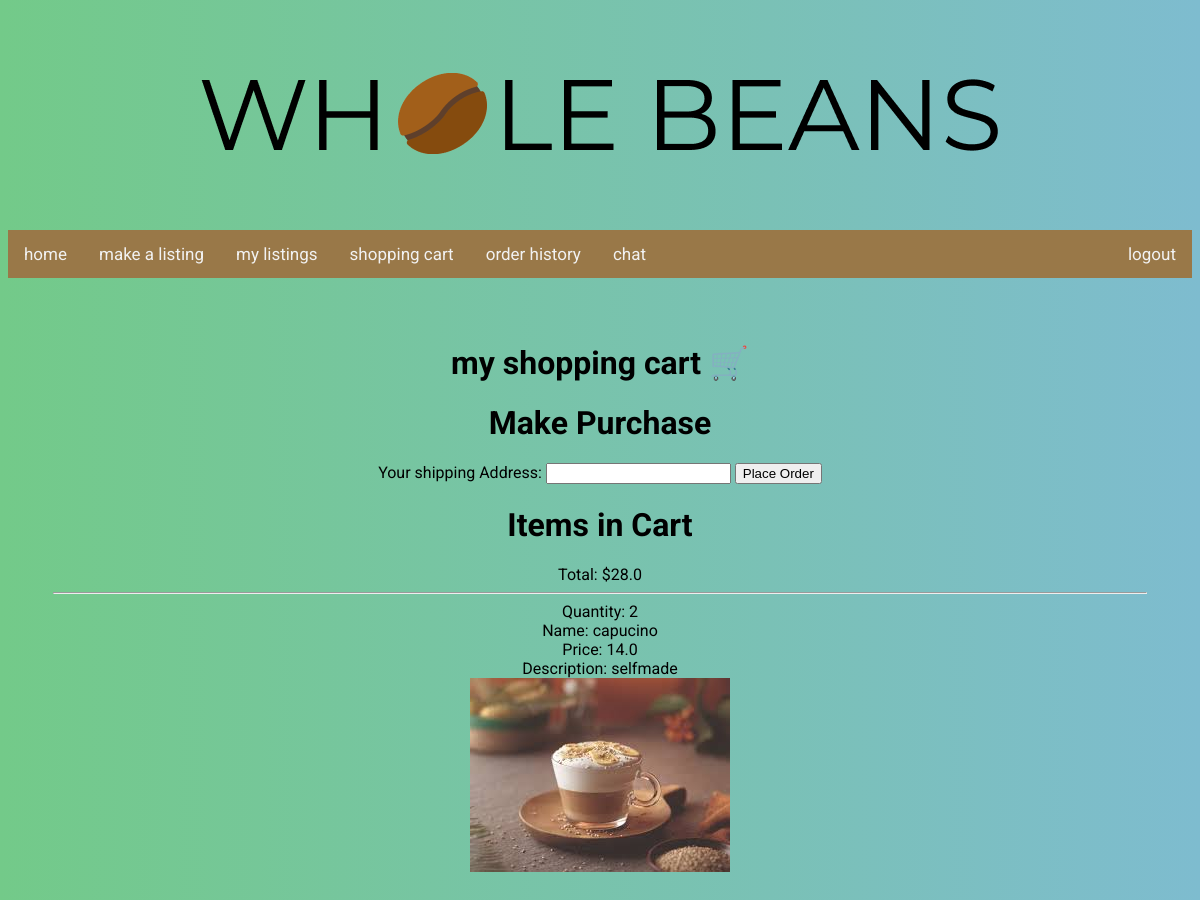
The page /myCart (signed in) on the database its author committed.
### post/models.py (models this page shows, shortened)
class OrderItem(models.Model):
    product = models.ForeignKey(Product, on_delete=models.CASCADE, null=True)
    quantity = models.IntegerField()

class Product(models.Model):
    owner = models.ForeignKey(User, on_delete=models.CASCADE)
    name = models.CharField(max_length=100)
    description = models.CharField(max_length=1000)
    price = models.FloatField()
    inventoryCount = models.IntegerField()
    time = models.DateTimeField(auto_now_add=True)
    image = models.FileField(upload_to='documents/', null=True)  # FileField stores path to file

### post/views.py (the view)
# urls.py: path('myCart', views.listAllMyCart, name='listMyCart'),
@login_required
def listAllMyCart(request):
    context = {}
    order = models.Order.objects.filter(owner=request.user)
    if not order:
        return render(request, 'post/myCart.html', context)
    order = order[0]
    cart_items = order.get_cart_items()  # list of orderItems associated to Order
    context['cartItems'] = cart_items
    context['cartSum'] = order.get_cart_total()
    context['paySum'] = order.get_cart_total() * 100
    if request.method == 'POST' and 'shipAddress' in request.POST:
        addr = escape(request.POST['shipAddress'])
        context['shipAddressReturn'] = addr + 'change'
        flag = False
        for item in cart_items:
            if item.quantity > item.product.inventoryCount:
                flag = True
        if flag:  # there was at least 1 item where the quantity in cart was > than stock
            context['stockNotEnough'] = True
            return render(request, 'post/myCart.html', context)
        else:  # all stock is safe. modify product database
            for item in cart_items:
                item.product.inventoryCount -= item.quantity
                item.product.save()
                history = models.History.objects.create(
                    owner=request.user,
                    productName=item.product.name,
                    productDescription=item.product.description,
                    productPrice=item.product.price,
                    quantity=item.quantity,
                    address=addr
                )
                item.delete()  # delete from itemOrder table
        context['purchaseSuccessful'] = True
        return render(request, 'payments/confirmation.html', context)
    else:
        return render(request, 'post/myCart.html', context)

### post/models.py (called while the page is built)
    def get_cart_items(self):
        return self.items.all()

    def get_cart_total(self):
        sumVar = 0
        for item in self.items.all():
            sumVar += item.quantity * item.product.price
        return sumVar

### post/templates/post/myCart.html (shortened to what this page needs)
{% load static %}
<!DOCTYPE html>
{% include "post/header.html" %}
<link rel="stylesheet" type="text/css" href="{% static 'post/listing.css' %}">
<div class="center">
    <h1> my shopping cart 🛒</h1>
    {% if cartItems %}
        <h1> Make Purchase</h1>
        <form action="" method="post">
            Your shipping Address: <input type="text" name="shipAddress">
            <input type="submit" value="Place Order">
        </form>
        <h1> Items in Cart</h1>
        Total: ${{ cartSum }}
        {% for item in cartItems %}
            <hr>
            Quantity: {{item.quantity}} <br>
            Name: {{item.product.name }}<br>
            Price: {{ item.product.price }} <br>
            Description: {{ item.product.description }} <br>
            <img src="{{  item.product.image.url }}" alt="picture of {{ item.product.name }}" /> <br />
        {% endfor %}
    {% endif %}
</div>

### post/static/post/heading.css (style rules this page uses)
.center { position: relative; margin: 0 auto 10px; padding: 45px; text-align: center; display: block; }

### rows shown on the page
OrderItem: quantity "2", product.name "capucino", product.price "14.0", product.description "selfmade", product.image (picture)

### other values the page prints
{{ cartSum }} "28.0"
